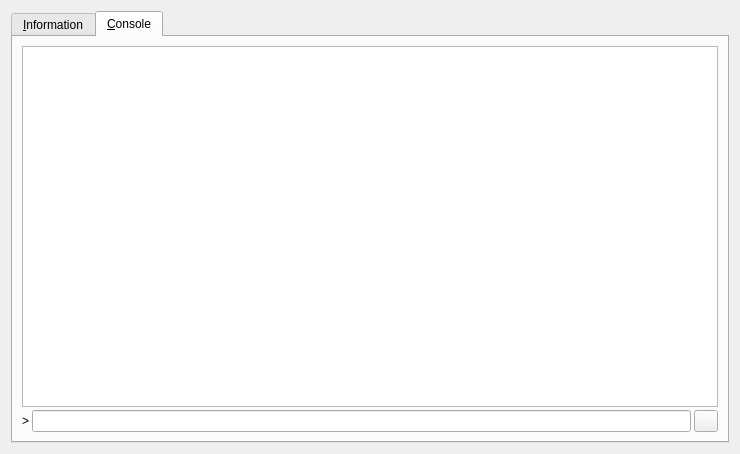
<?xml version="1.0" encoding="UTF-8"?>
<ui version="4.0">
 <class>RPCConsole</class>
 <widget class="QDialog" name="RPCConsole">
  <property name="geometry">
   <rect>
    <x>0</x>
    <y>0</y>
    <width>740</width>
    <height>454</height>
   </rect>
  </property>
  <property name="windowTitle">
   <string>TheresaMay - Debug window</string>
  </property>
  <layout class="QVBoxLayout" name="verticalLayout_2">
   <item>
    <widget class="QTabWidget" name="tabWidget">
     <property name="currentIndex">
      <number>1</number>
     </property>
     <widget class="QWidget" name="tab_info">
      <attribute name="title">
       <string>&amp;Information</string>
      </attribute>
      <layout class="QGridLayout" name="gridLayout" columnstretch="0,1">
       <property name="horizontalSpacing">
        <number>12</number>
       </property>
       <item row="0" column="0">
        <widget class="QLabel" name="label_9">
         <property name="font">
          <font>
           <weight>75</weight>
           <bold>true</bold>
          </font>
         </property>
         <property name="text">
          <string>TheresaMay Core</string>
         </property>
        </widget>
       </item>
       <item row="1" column="0">
        <widget class="QLabel" name="label_5">
         <property name="text">
          <string>Client name</string>
         </property>
        </widget>
       </item>
       <item row="1" column="1">
        <widget class="QLabel" name="clientName">
         <property name="cursor">
          <cursorShape>IBeamCursor</cursorShape>
         </property>
         <property name="text">
          <string>N/A</string>
         </property>
         <property name="textFormat">
          <enum>Qt::PlainText</enum>
         </property>
         <property name="textInteractionFlags">
          <set>Qt::LinksAccessibleByMouse|Qt::TextSelectableByKeyboard|Qt::TextSelectableByMouse</set>
         </property>
        </widget>
       </item>
       <item row="2" column="0">
        <widget class="QLabel" name="label_6">
         <property name="text">
          <string>Client version</string>
         </property>
        </widget>
       </item>
       <item row="2" column="1">
        <widget class="QLabel" name="clientVersion">
         <property name="cursor">
          <cursorShape>IBeamCursor</cursorShape>
         </property>
         <property name="text">
          <string>N/A</string>
         </property>
         <property name="textFormat">
          <enum>Qt::PlainText</enum>
         </property>
         <property name="textInteractionFlags">
          <set>Qt::LinksAccessibleByMouse|Qt::TextSelectableByKeyboard|Qt::TextSelectableByMouse</set>
         </property>
        </widget>
       </item>
       <item row="3" column="0">
        <widget class="QLabel" name="label_14">
         <property name="text">
          <string>Using OpenSSL version</string>
         </property>
         <property name="indent">
          <number>10</number>
         </property>
        </widget>
       </item>
       <item row="3" column="1">
        <widget class="QLabel" name="openSSLVersion">
         <property name="cursor">
          <cursorShape>IBeamCursor</cursorShape>
         </property>
         <property name="text">
          <string>N/A</string>
         </property>
         <property name="textFormat">
          <enum>Qt::PlainText</enum>
         </property>
         <property name="textInteractionFlags">
          <set>Qt::LinksAccessibleByMouse|Qt::TextSelectableByKeyboard|Qt::TextSelectableByMouse</set>
         </property>
        </widget>
       </item>
       <item row="4" column="0">
        <widget class="QLabel" name="label_12">
         <property name="text">
          <string>Build date</string>
         </property>
        </widget>
       </item>
       <item row="4" column="1">
        <widget class="QLabel" name="buildDate">
         <property name="cursor">
          <cursorShape>IBeamCursor</cursorShape>
         </property>
         <property name="text">
          <string>N/A</string>
         </property>
         <property name="textFormat">
          <enum>Qt::PlainText</enum>
         </property>
         <property name="textInteractionFlags">
          <set>Qt::LinksAccessibleByMouse|Qt::TextSelectableByKeyboard|Qt::TextSelectableByMouse</set>
         </property>
        </widget>
       </item>
       <item row="5" column="0">
        <widget class="QLabel" name="label_13">
         <property name="text">
          <string>Startup time</string>
         </property>
        </widget>
       </item>
       <item row="5" column="1">
        <widget class="QLabel" name="startupTime">
         <property name="cursor">
          <cursorShape>IBeamCursor</cursorShape>
         </property>
         <property name="text">
          <string>N/A</string>
         </property>
         <property name="textFormat">
          <enum>Qt::PlainText</enum>
         </property>
         <property name="textInteractionFlags">
          <set>Qt::LinksAccessibleByMouse|Qt::TextSelectableByKeyboard|Qt::TextSelectableByMouse</set>
         </property>
        </widget>
       </item>
       <item row="6" column="0">
        <widget class="QLabel" name="label_11">
         <property name="font">
          <font>
           <weight>75</weight>
           <bold>true</bold>
          </font>
         </property>
         <property name="text">
          <string>Network</string>
         </property>
        </widget>
       </item>
       <item row="7" column="0">
        <widget class="QLabel" name="label_7">
         <property name="text">
          <string>Number of connections</string>
         </property>
        </widget>
       </item>
       <item row="7" column="1">
        <widget class="QLabel" name="numberOfConnections">
         <property name="cursor">
          <cursorShape>IBeamCursor</cursorShape>
         </property>
         <property name="text">
          <string>N/A</string>
         </property>
         <property name="textFormat">
          <enum>Qt::PlainText</enum>
         </property>
         <property name="textInteractionFlags">
          <set>Qt::LinksAccessibleByMouse|Qt::TextSelectableByKeyboard|Qt::TextSelectableByMouse</set>
         </property>
        </widget>
       </item>
       <item row="8" column="0">
        <widget class="QLabel" name="label_8">
         <property name="text">
          <string>On testnet</string>
         </property>
        </widget>
       </item>
       <item row="8" column="1">
        <widget class="QCheckBox" name="isTestNet">
         <property name="enabled">
          <bool>false</bool>
         </property>
         <property name="text">
          <string/>
         </property>
        </widget>
       </item>
       <item row="9" column="0">
        <widget class="QLabel" name="label_10">
         <property name="font">
          <font>
           <weight>75</weight>
           <bold>true</bold>
          </font>
         </property>
         <property name="text">
          <string>Block chain</string>
         </property>
        </widget>
       </item>
       <item row="10" column="0">
        <widget class="QLabel" name="label_3">
         <property name="text">
          <string>Current number of blocks</string>
         </property>
        </widget>
       </item>
       <item row="10" column="1">
        <widget class="QLabel" name="numberOfBlocks">
         <property name="cursor">
          <cursorShape>IBeamCursor</cursorShape>
         </property>
         <property name="text">
          <string>N/A</string>
         </property>
         <property name="textFormat">
          <enum>Qt::PlainText</enum>
         </property>
         <property name="textInteractionFlags">
          <set>Qt::LinksAccessibleByMouse|Qt::TextSelectableByKeyboard|Qt::TextSelectableByMouse</set>
         </property>
        </widget>
       </item>
       <item row="11" column="0">
        <widget class="QLabel" name="label_4">
         <property name="text">
          <string>Estimated total blocks</string>
         </property>
        </widget>
       </item>
       <item row="11" column="1">
        <widget class="QLabel" name="totalBlocks">
         <property name="cursor">
          <cursorShape>IBeamCursor</cursorShape>
         </property>
         <property name="text">
          <string>N/A</string>
         </property>
         <property name="textFormat">
          <enum>Qt::PlainText</enum>
         </property>
         <property name="textInteractionFlags">
          <set>Qt::LinksAccessibleByMouse|Qt::TextSelectableByKeyboard|Qt::TextSelectableByMouse</set>
         </property>
        </widget>
       </item>
       <item row="12" column="0">
        <widget class="QLabel" name="label_2">
         <property name="text">
          <string>Last block time</string>
         </property>
        </widget>
       </item>
       <item row="12" column="1">
        <widget class="QLabel" name="lastBlockTime">
         <property name="cursor">
          <cursorShape>IBeamCursor</cursorShape>
         </property>
         <property name="text">
          <string>N/A</string>
         </property>
         <property name="textFormat">
          <enum>Qt::PlainText</enum>
         </property>
         <property name="textInteractionFlags">
          <set>Qt::LinksAccessibleByMouse|Qt::TextSelectableByKeyboard|Qt::TextSelectableByMouse</set>
         </property>
        </widget>
       </item>
       <item row="13" column="0">
        <spacer name="verticalSpacer_2">
         <property name="orientation">
          <enum>Qt::Vertical</enum>
         </property>
         <property name="sizeHint" stdset="0">
          <size>
           <width>20</width>
           <height>20</height>
          </size>
         </property>
        </spacer>
       </item>
       <item row="14" column="0">
        <widget class="QLabel" name="labelDebugLogfile">
         <property name="font">
          <font>
           <weight>75</weight>
           <bold>true</bold>
          </font>
         </property>
         <property name="text">
          <string>Debug log file</string>
         </property>
        </widget>
       </item>
       <item row="15" column="0">
        <widget class="QPushButton" name="openDebugLogfileButton">
         <property name="toolTip">
          <string>Open the TheresaMay debug log file from the current data directory. This can take a few seconds for large log files.</string>
         </property>
         <property name="text">
          <string>&amp;Open</string>
         </property>
         <property name="autoDefault">
          <bool>false</bool>
         </property>
        </widget>
       </item>
       <item row="16" column="0">
        <widget class="QLabel" name="labelCLOptions">
         <property name="font">
          <font>
           <weight>75</weight>
           <bold>true</bold>
          </font>
         </property>
         <property name="text">
          <string>Command-line options</string>
         </property>
        </widget>
       </item>
       <item row="17" column="0">
        <widget class="QPushButton" name="showCLOptionsButton">
         <property name="toolTip">
          <string>Show the TheresaMay-Qt help message to get a list with possible TheresaMay command-line options.</string>
         </property>
         <property name="text">
          <string>&amp;Show</string>
         </property>
         <property name="autoDefault">
          <bool>false</bool>
         </property>
        </widget>
       </item>
       <item row="18" column="0">
        <spacer name="verticalSpacer">
         <property name="orientation">
          <enum>Qt::Vertical</enum>
         </property>
         <property name="sizeHint" stdset="0">
          <size>
           <width>20</width>
           <height>40</height>
          </size>
         </property>
        </spacer>
       </item>
      </layout>
     </widget>
     <widget class="QWidget" name="tab_console">
      <attribute name="title">
       <string>&amp;Console</string>
      </attribute>
      <layout class="QVBoxLayout" name="verticalLayout_3">
       <property name="spacing">
        <number>3</number>
       </property>
       <item>
        <widget class="QTextEdit" name="messagesWidget">
         <property name="minimumSize">
          <size>
           <width>0</width>
           <height>100</height>
          </size>
         </property>
         <property name="readOnly">
          <bool>true</bool>
         </property>
         <property name="tabKeyNavigation" stdset="0">
          <bool>false</bool>
         </property>
         <property name="columnCount" stdset="0">
          <number>2</number>
         </property>
        </widget>
       </item>
       <item>
        <layout class="QHBoxLayout" name="horizontalLayout">
         <property name="spacing">
          <number>3</number>
         </property>
         <item>
          <widget class="QLabel" name="label">
           <property name="text">
            <string notr="true">&gt;</string>
           </property>
          </widget>
         </item>
         <item>
          <widget class="QLineEdit" name="lineEdit"/>
         </item>
         <item>
          <widget class="QPushButton" name="clearButton">
           <property name="maximumSize">
            <size>
             <width>24</width>
             <height>24</height>
            </size>
           </property>
           <property name="toolTip">
            <string>Clear console</string>
           </property>
           <property name="text">
            <string/>
           </property>
           <property name="icon">
            <iconset resource="../bitcoin.qrc">
             <normaloff>:/icons/remove</normaloff>:/icons/remove</iconset>
           </property>
           <property name="shortcut">
            <string notr="true">Ctrl+L</string>
           </property>
           <property name="autoDefault">
            <bool>false</bool>
           </property>
          </widget>
         </item>
        </layout>
       </item>
      </layout>
     </widget>
    </widget>
   </item>
  </layout>
 </widget>
 <resources>
  <include location="../bitcoin.qrc"/>
 </resources>
 <connections/>
</ui>
